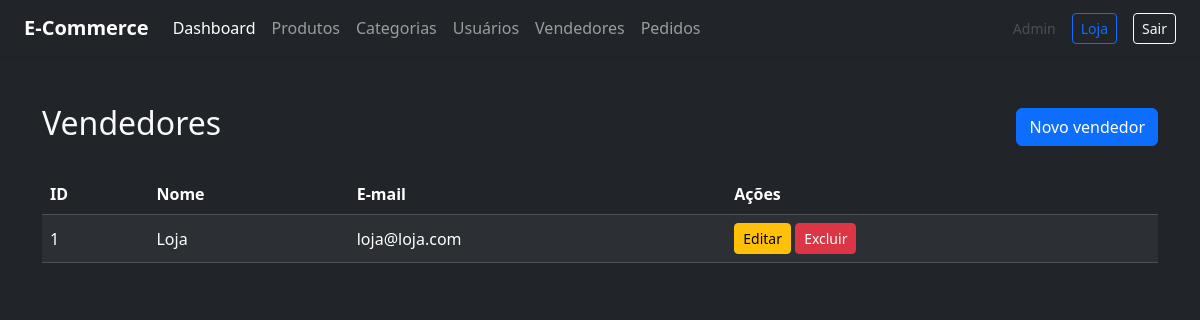
Page /vendedor/listar.php (signed in) on the committed database.
### tables this page shows
CREATE TABLE IF NOT EXISTS `Vendedor` (
  `id` INT UNSIGNED NOT NULL AUTO_INCREMENT,
  `Nome` VARCHAR(255) NOT NULL,
  `Email` VARCHAR(255) NOT NULL UNIQUE,
  `Senha` VARCHAR(255) NOT NULL,
  `Foto_perfil` VARCHAR(255) DEFAULT '',
  `Produtos_cadastrados` VARCHAR(255) DEFAULT '',
  `Chat` VARCHAR(255) DEFAULT '',
  PRIMARY KEY (`id`)
);

### vendedor/listar.php (the view, shortened to what this page needs)
<?php
require_once __DIR__ . '/../database/conexao.php';
$stmt = mysqli_prepare($conn, 'SELECT id, Nome, Email FROM Vendedor ORDER BY id DESC');
mysqli_stmt_execute($stmt);
$resultado = mysqli_stmt_get_result($stmt);
?>
<!doctype html>
<html lang="pt-BR">
<head>
    <link href="https://cdn.jsdelivr.net/npm/bootstrap@5.3.8/dist/css/bootstrap.min.css" rel="stylesheet">
</head>
<body class="bg-dark text-light">
    <?php require_once __DIR__ . '/../include/navbar_admin.php'; ?>
    <div class="container py-5">
        <div class="d-flex justify-content-between align-items-center mb-4">
            <h2>Vendedores</h2>
            <a href="cadastrar.php" class="btn btn-primary">Novo vendedor</a>
        </div>
        <div class="table-responsive">
            <table class="table table-dark table-striped table-hover align-middle">
                <thead>
                    <tr>
                        <th>ID</th>
                        <th>Nome</th>
                        <th>E-mail</th>
                        <th>Ações</th>
                    </tr>
                </thead>
                <tbody>
                    <?php if (mysqli_num_rows($resultado) > 0): ?>
                        <?php while ($vendedor = mysqli_fetch_assoc($resultado)): ?>
                            <tr>
                                <td><?= (int) $vendedor['id'] ?></td>
                                <td><?= htmlspecialchars($vendedor['Nome'], ENT_QUOTES, 'UTF-8') ?></td>
                                <td><?= htmlspecialchars($vendedor['Email'], ENT_QUOTES, 'UTF-8') ?></td>
                                <td>
                                    <a href="alterar.php?id=<?= (int) $vendedor['id'] ?>" class="btn btn-sm btn-warning">Editar</a>
                                    <a href="deletar.php?id=<?= (int) $vendedor['id'] ?>" class="btn btn-sm btn-danger" onclick="return confirm('Deseja realmente excluir este vendedor?');">Excluir</a>
                                </td>
                            </tr>
                        <?php endwhile; ?>
                    <?php else: ?>
                        <tr>
                            <td colspan="4" class="text-center">Nenhum vendedor encontrado.</td>
                        </tr>
                    <?php endif; ?>
                </tbody>
            </table>
        </div>
    </div>
</body>
</html>

### rows in the picture
vendedor: id "1", Nome "Loja", Email "loja@loja.com"
